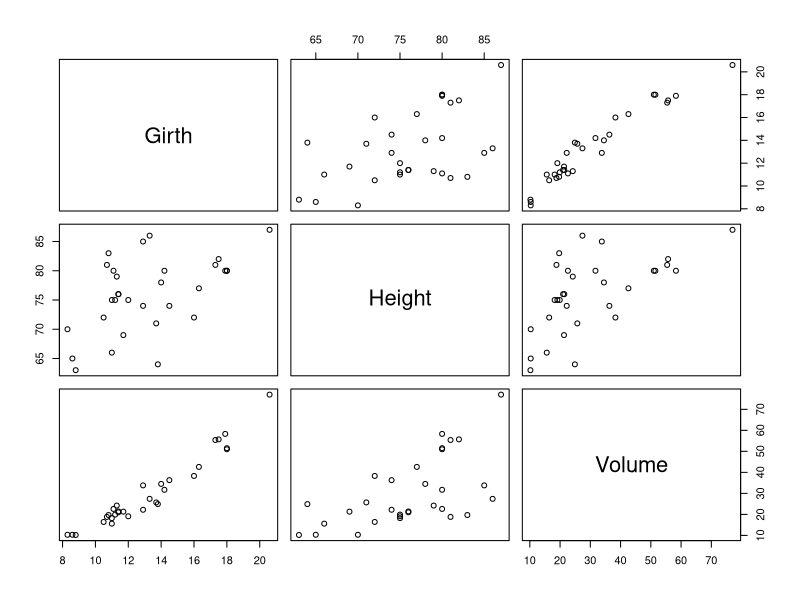
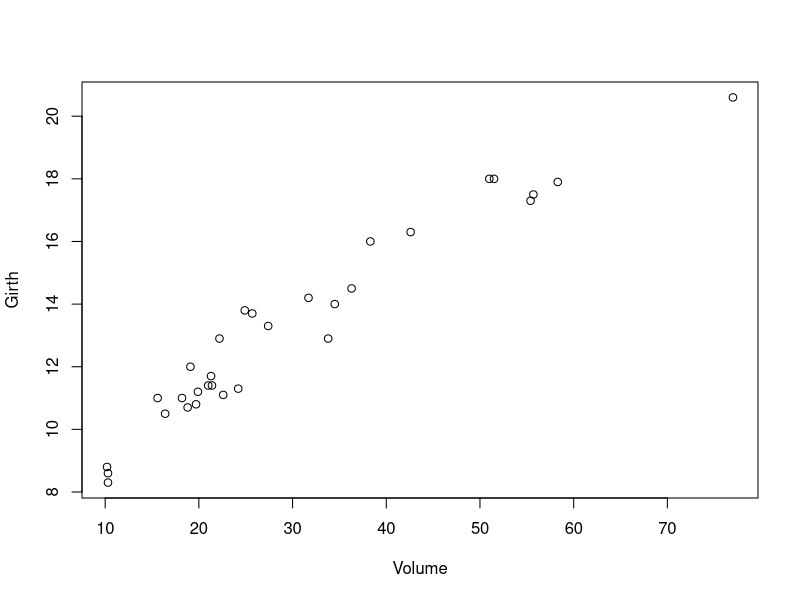

R code for these plots, in order:
# Crear un dataframe
nombres<-c("Deyvid","Abraham","Santiago","Luis","Aldo","Aaron","Aldana")
notas<-c(15,20,13,14,18,10,17)
registro<-data.frame(nombres,notas)
registro
registro[1]
registro$nombres

trees
plot(trees)
with(trees, plot(Volume,Girth))

x<-c(15,25,68,13,43)
x
sum(x)
min(x)
max(x)
range(x)
mean(x)
median(x)

x<-c(15,12,3,8,10,12,10,12,8,9)
table(x)
t<-table(x)
t(which(t == max(t)))
